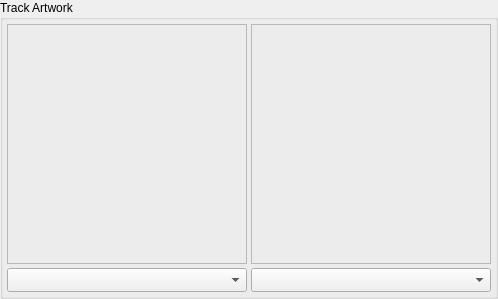
              <widget class="QGroupBox" name="MDE_GBX_coverart">
               <property name="title">
                <string>Track Artwork </string>
               </property>
               <layout class="QGridLayout" name="gridLayout_11">
                <property name="leftMargin">
                 <number>4</number>
                </property>
                <property name="topMargin">
                 <number>4</number>
                </property>
                <property name="rightMargin">
                 <number>4</number>
                </property>
                <property name="bottomMargin">
                 <number>4</number>
                </property>
                <property name="spacing">
                 <number>4</number>
                </property>
                <item row="0" column="0">
                 <layout class="QVBoxLayout" name="verticalLayout">
                  <property name="spacing">
                   <number>4</number>
                  </property>
                  <item>
                   <widget class="QLabel" name="MDE_PIXLB_cover1">
                    <property name="sizePolicy">
                     <sizepolicy hsizetype="Preferred" vsizetype="Preferred">
                      <horstretch>0</horstretch>
                      <verstretch>0</verstretch>
                     </sizepolicy>
                    </property>
                    <property name="minimumSize">
                     <size>
                      <width>240</width>
                      <height>240</height>
                     </size>
                    </property>
                    <property name="frameShape">
                     <enum>QFrame::StyledPanel</enum>
                    </property>
                    <property name="text">
                     <string/>
                    </property>
                   </widget>
                  </item>
                  <item>
                   <widget class="QComboBox" name="MDE_CMBX_cover1">
                    <property name="minimumSize">
                     <size>
                      <width>24</width>
                      <height>24</height>
                     </size>
                    </property>
                    <property name="maximumSize">
                     <size>
                      <width>16777215</width>
                      <height>24</height>
                     </size>
                    </property>
                   </widget>
                  </item>
                 </layout>
                </item>
                <item row="0" column="1">
                 <layout class="QVBoxLayout" name="verticalLayout_2">
                  <property name="spacing">
                   <number>4</number>
                  </property>
                  <item>
                   <widget class="QLabel" name="MDE_PIXLB_cover2">
                    <property name="sizePolicy">
                     <sizepolicy hsizetype="Preferred" vsizetype="Preferred">
                      <horstretch>0</horstretch>
                      <verstretch>0</verstretch>
                     </sizepolicy>
                    </property>
                    <property name="minimumSize">
                     <size>
                      <width>240</width>
                      <height>240</height>
                     </size>
                    </property>
                    <property name="frameShape">
                     <enum>QFrame::StyledPanel</enum>
                    </property>
                    <property name="text">
                     <string/>
                    </property>
                   </widget>
                  </item>
                  <item>
                   <widget class="QComboBox" name="MDE_CMBX_cover2">
                    <property name="minimumSize">
                     <size>
                      <width>24</width>
                      <height>24</height>
                     </size>
                    </property>
                    <property name="maximumSize">
                     <size>
                      <width>16777215</width>
                      <height>24</height>
                     </size>
                    </property>
                   </widget>
                  </item>
                 </layout>
                </item>
               </layout>
              </widget>
